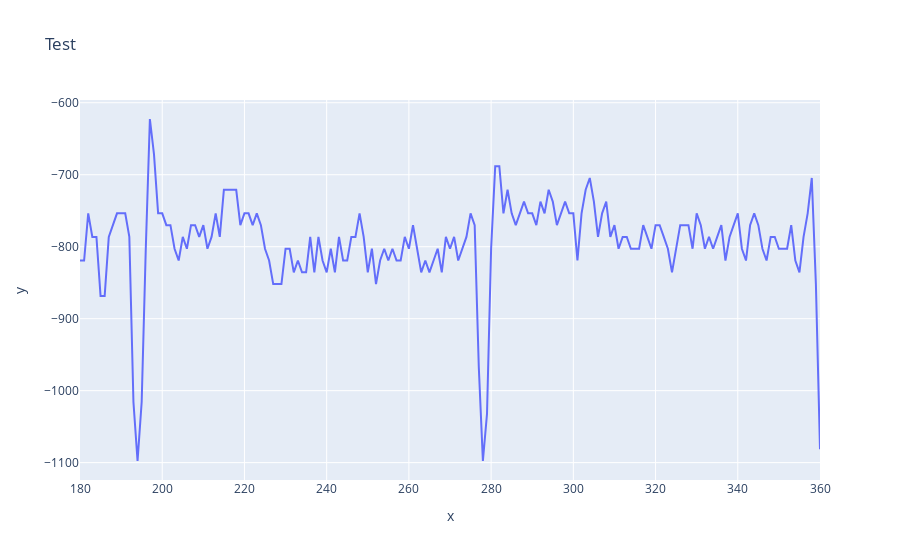

Notebook cell for this chart:
### Code cell
import plotly.express as px

fig = px.line(x=x, y=y, title='Test')
fig.show()

### Figure 1 — Plotly figure (JSON) as saved in the notebook; plotly's stock layout.template omitted (floating-point values rounded to 4 significant figures; data arrays with more than 128 entries replaced by an {"elided": "..."} marker saying what was removed)
{"data": [{"hovertemplate": "x=%{x}<br>y=%{y}<extra></extra>", "legendgroup": "", "line": {"color": "#636efa", "dash": "solid"}, "mode": "lines", "name": "", "orientation": "v", "showlegend": false, "type": "scatter", "x": {"elided": "181 int values"}, "xaxis": "x", "y": {"elided": "181 float values"}, "yaxis": "y"}], "layout": {"legend": {"tracegroupgap": 0}, "title": {"text": "Test"}, "xaxis": {"anchor": "y", "domain": [0, 1], "title": {"text": "x"}}, "yaxis": {"anchor": "x", "domain": [0, 1], "title": {"text": "y"}}}}
